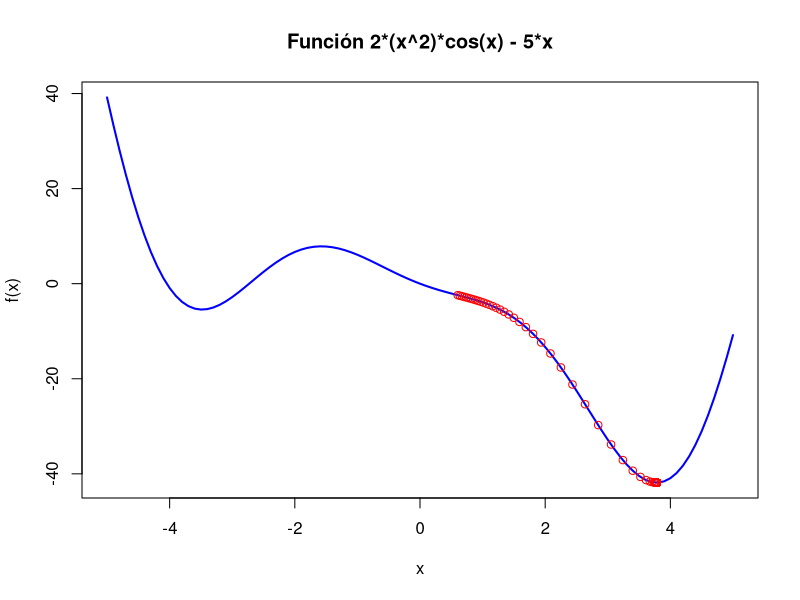

Write R code to recreate this figure.
#P1 definir la función y su derivada
f <- function(x) {
    return(2 * (x^2) * cos(x) - 5 * x)
}

f_prima <- function(x) {
    return((4 * x * cos(x)) - (2 * (x^2) * sin(x)) - 5)
}

#P2 Elejir el valor inicial
x <- runif(1, min = -5, max = 5)
taza_aprendizaje <- 0.01
print(sprintf("Valor inicial de x es: %.2f", x))

#P3 Crear e inicializar los vectores que almacenaran los puntos de x, y
x_vals <- c(x)
y_vals <- c(f(x))

#P4 realizar la busqueda del minimo y guardar el recorrido
for (i in 1:1000) {
    x <- x - (taza_aprendizaje * f_prima(x))
    y <- f(x)
    x_vals <- c(x_vals, x)
    y_vals <- c(y_vals, y)
}

print(sprintf("Este es el mínimo aproximadamente: %.2f", x))

#P5 Graficar la funcion y sus puntos
windows()
plot(f, xlim = c(-5, 5), type = "l", lwd = 2, col = "blue", 
    main = "Función 2*(x^2)*cos(x) - 5*x", xlab = "x", ylab = "f(x)")
points(x_vals, y_vals, col = "red")